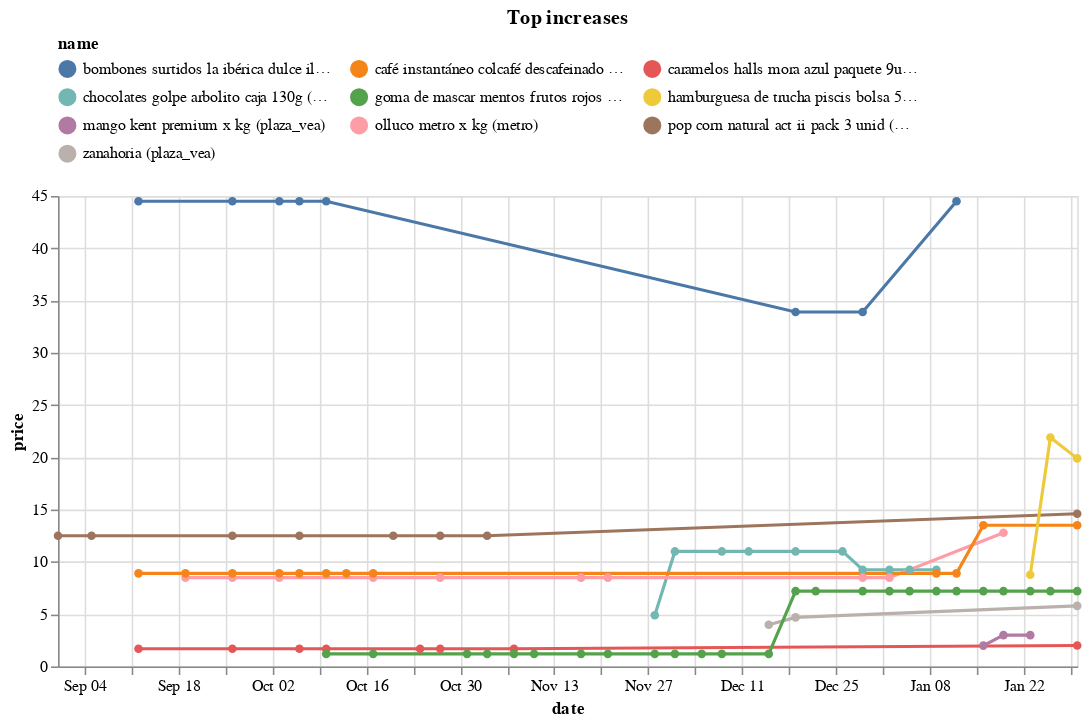

Notebook cell for this chart:
### Code cell
(top_changes
 .sort_values('change')
 .tail(10)
 .loc[:, ['store','sku']]
 .merge(df, on=['store','sku'])
 .pipe(alt.Chart)
 .mark_line(point=True)
 .encode(x='date', y='price', color='name', tooltip=['name','price'])
 .properties(width=650, title='Top increases')
 .configure_legend(orient='top', columns=3)
)

### Figure 1 — Vega-Lite specification as saved in the notebook (floating-point values rounded to 4 significant figures)
{"config": {"view": {"continuousWidth": 400, "continuousHeight": 300}, "legend": {"columns": 3, "orient": "top"}}, "data": {"name": "data-e1b3f0127f9b8ac216ab9cfe517a467c"}, "mark": {"type": "line", "point": true}, "encoding": {"color": {"field": "name", "type": "nominal"}, "tooltip": [{"field": "name", "type": "nominal"}, {"field": "price", "type": "quantitative"}], "x": {"field": "date", "type": "temporal"}, "y": {"field": "price", "type": "quantitative"}}, "title": "Top increases", "width": 650, "$schema": "https://vega.github.io/schema/vega-lite/v4.17.0.json", "datasets": {"data-e1b3f0127f9b8ac216ab9cfe517a467c": [{"store": "plaza_vea", "sku": 70461, "brand": "GOLPE", "uri": null, "name": "chocolates golpe arbolito caja 130g (plaza_vea)", "price": 9.25, "category": "https://www.plazavea.com.pe/abarrotes", "date": "2023-01-09T00:00:00"}, {"store": "plaza_vea", "sku": 70461, "brand": "GOLPE", "uri": null, "name": "chocolates golpe arbolito caja 130g (plaza_vea)", "price": 11.0, "category": "https://www.plazavea.com.pe/abarrotes", "date": "2022-12-01T00:00:00"}, {"store": "plaza_vea", "sku": 70461, "brand": "GOLPE", "uri": null, "name": "chocolates golpe arbolito caja 130g (plaza_vea)", "price": 11.0, "category": "https://www.plazavea.com.pe/abarrotes", "date": "2022-12-12T00:00:00"}, {"store": "plaza_vea", "sku": 70461, "brand": "GOLPE", "uri": null, "name": "chocolates golpe arbolito caja 130g (plaza_vea)", "price": 9.25, "category": "https://www.plazavea.com.pe/abarrotes", "date": "2022-12-29T00:00:00"}, {"store": "plaza_vea", "sku": 70461, "brand": "GOLPE", "uri": null, "name": "chocolates golpe arbolito caja 130g (plaza_vea)", "price": 9.25, "category": "https://www.plazavea.com.pe/abarrotes", "date": "2023-01-02T00:00:00"}, {"store": "plaza_vea", "sku": 70461, "brand": "GOLPE", "uri": null, "name": "chocolates golpe arbolito caja 130g (plaza_vea)", "price": 9.25, "category": "https://www.plazavea.com.pe/abarrotes", "date": "2023-01-05T00:00:00"}, {"store": "plaza_vea", "sku": 70461, "brand": "GOLPE", "uri": null, "name": "chocolates golpe arbolito caja 130g (plaza_vea)", "price": 4.9, "category": "https://www.plazavea.com.pe/abarrotes", "date": "2022-11-28T00:00:00"}, {"store": "plaza_vea", "sku": 70461, "brand": "GOLPE", "uri": null, "name": "chocolates golpe arbolito caja 130g (plaza_vea)", "price": 11.0, "category": "https://www.plazavea.com.pe/abarrotes", "date": "2022-12-19T00:00:00"}, {"store": "plaza_vea", "sku": 70461, "brand": "GOLPE", "uri": null, "name": "chocolates golpe arbolito caja 130g (plaza_vea)", "price": 11.0, "category": "https://www.plazavea.com.pe/abarrotes", "date": "2022-12-08T00:00:00"}, {"store": "plaza_vea", "sku": 70461, "brand": "GOLPE", "uri": null, "name": "chocolates golpe arbolito caja 130g (plaza_vea)", "price": 11.0, "category": "https://www.plazavea.com.pe/abarrotes", "date": "2022-12-26T00:00:00"}, {"store": "metro", "sku": 36741, "brand": "Metro", "uri": "https://www.metro.pe/olluco-metro-x-kg-72588/p", "name": "olluco metro x kg (metro)", "price": 8.49, "category": "https://www.metro.pe/frutas-y-verduras/verduras/tuberculos-y-raices", "date": "2022-09-26T00:00:00"}, {"store": "metro", "sku": 36741, "brand": "Metro", "uri": "https://www.metro.pe/olluco-metro-x-kg-72588/p", "name": "olluco metro x kg (metro)", "price": 8.49, "category": "https://www.metro.pe/frutas-y-verduras/verduras/tuberculos-y-raices", "date": "2022-10-27T00:00:00"}, {"store": "metro", "sku": 36741, "brand": "Metro", "uri": "https://www.metro.pe/olluco-metro-x-kg-72588/p", "name": "olluco metro x kg (metro)", "price": 12.79, "category": "https://www.metro.pe/frutas-y-verduras/verduras/tuberculos-y-raices", "date": "2023-01-19T00:00:00"}, {"store": "metro", "sku": 36741, "brand": "Metro", "uri": "https://www.metro.pe/olluco-metro-x-kg-72588/p", "name": "olluco metro x kg (metro)", "price": 8.49, "category": "https://www.metro.pe/frutas-y-verduras/verduras/tuberculos-y-raices", "date": "2022-12-29T00:00:00"}, {"store": "metro", "sku": 36741, "brand": "Metro", "uri": "https://www.metro.pe/olluco-metro-x-kg-72588/p", "name": "olluco metro x kg (metro)", "price": 8.49, "category": "https://www.metro.pe/frutas-y-verduras/verduras/tuberculos-y-raices", "date": "2023-01-02T00:00:00"}, {"store": "metro", "sku": 36741, "brand": "Metro", "uri": "https://www.metro.pe/olluco-metro-x-kg-72588/p", "name": "olluco metro x kg (metro)", "price": 8.49, "category": "https://www.metro.pe/frutas-y-verduras/verduras/tuberculos-y-raices", "date": "2022-10-03T00:00:00"}, {"store": "metro", "sku": 36741, "brand": "Metro", "uri": "https://www.metro.pe/olluco-metro-x-kg-72588/p", "name": "olluco metro x kg (metro)", "price": 8.49, "category": "https://www.metro.pe/frutas-y-verduras/verduras/tuberculos-y-raices", "date": "2022-09-19T00:00:00"}, {"store": "metro", "sku": 36741, "brand": "Metro", "uri": "https://www.metro.pe/olluco-metro-x-kg-72588/p", "name": "olluco metro x kg (metro)", "price": 8.49, "category": "https://www.metro.pe/frutas-y-verduras/verduras/tuberculos-y-raices", "date": "2022-10-17T00:00:00"}, {"store": "metro", "sku": 36741, "brand": "Metro", "uri": "https://www.metro.pe/olluco-metro-x-kg-72588/p", "name": "olluco metro x kg (metro)", "price": 8.49, "category": "https://www.metro.pe/frutas-y-verduras/verduras/tuberculos-y-raices", "date": "2022-11-21T00:00:00"}, {"store": "metro", "sku": 36741, "brand": "Metro", "uri": "https://www.metro.pe/olluco-metro-x-kg-72588/p", "name": "olluco metro x kg (metro)", "price": 8.49, "category": "https://www.metro.pe/frutas-y-verduras/verduras/tuberculos-y-raices", "date": "2022-11-17T00:00:00"}, {"store": "plaza_vea", "sku": 1139, "brand": "LA IBERICA", "uri": null, "name": "bombones surtidos la ibérica dulce ilusión caja 200g (plaza_vea)", "price": 44.5, "category": "https://www.plazavea.com.pe/abarrotes", "date": "2022-09-12T00:00:00"}, {"store": "plaza_vea", "sku": 1139, "brand": "LA IBERICA", "uri": null, "name": "bombones surtidos la ibérica dulce ilusión caja 200g (plaza_vea)", "price": 44.5, "category": "https://www.plazavea.com.pe/abarrotes", "date": "2022-10-06T00:00:00"}, {"store": "plaza_vea", "sku": 1139, "brand": "LA IBERICA", "uri": null, "name": "bombones surtidos la ibérica dulce ilusión caja 200g (plaza_vea)", "price": 44.5, "category": "https://www.plazavea.com.pe/abarrotes", "date": "2022-10-10T00:00:00"}, {"store": "plaza_vea", "sku": 1139, "brand": "LA IBERICA", "uri": null, "name": "bombones surtidos la ibérica dulce ilusión caja 200g (plaza_vea)", "price": 44.5, "category": "https://www.plazavea.com.pe/abarrotes", "date": "2022-09-26T00:00:00"}, {"store": "plaza_vea", "sku": 1139, "brand": "LA IBERICA", "uri": null, "name": "bombones surtidos la ibérica dulce ilusión caja 200g (plaza_vea)", "price": 33.9, "category": "https://www.plazavea.com.pe/abarrotes", "date": "2022-12-29T00:00:00"}, {"store": "plaza_vea", "sku": 1139, "brand": "LA IBERICA", "uri": null, "name": "bombones surtidos la ibérica dulce ilusión caja 200g (plaza_vea)", "price": 44.5, "category": "https://www.plazavea.com.pe/abarrotes", "date": "2022-10-03T00:00:00"}, {"store": "plaza_vea", "sku": 1139, "brand": "LA IBERICA", "uri": null, "name": "bombones surtidos la ibérica dulce ilusión caja 200g (plaza_vea)", "price": 44.5, "category": "https://www.plazavea.com.pe/abarrotes", "date": "2023-01-12T00:00:00"}, {"store": "plaza_vea", "sku": 1139, "brand": "LA IBERICA", "uri": null, "name": "bombones surtidos la ibérica dulce ilusión caja 200g (plaza_vea)", "price": 33.9, "category": "https://www.plazavea.com.pe/abarrotes", "date": "2022-12-19T00:00:00"}, {"store": "metro", "sku": 7036, "brand": "Act II", "uri": "https://www.metro.pe/pop-corn-natural-act-ii-pack-3-unid-49238001/p", "name": "pop corn natural act ii pack 3 unid (metro)", "price": 12.5, "category": "https://www.metro.pe/abarrotes/galletas-snacks-y-golosinas/piqueos", "date": "2022-09-26T00:00:00"}, {"store": "metro", "sku": 7036, "brand": "Act II", "uri": "https://www.metro.pe/pop-corn-natural-act-ii-pack-3-unid-49238001/p", "name": "pop corn natural act ii pack 3 unid (metro)", "price": 12.5, "category": "https://www.metro.pe/abarrotes/galletas-snacks-y-golosinas/piqueos", "date": "2022-10-20T00:00:00"}, {"store": "metro", "sku": 7036, "brand": "Act II", "uri": "https://www.metro.pe/pop-corn-natural-act-ii-pack-3-unid-49238001/p", "name": "pop corn natural act ii pack 3 unid (metro)", "price": 12.5, "category": "https://www.metro.pe/abarrotes/galletas-snacks-y-golosinas/piqueos", "date": "2022-10-27T00:00:00"}, {"store": "metro", "sku": 7036, "brand": "Act II", "uri": "https://www.metro.pe/pop-corn-natural-act-ii-pack-3-unid-49238001/p", "name": "pop corn natural act ii pack 3 unid (metro)", "price": 12.5, "category": "https://www.metro.pe/abarrotes/galletas-snacks-y-golosinas/piqueos", "date": "2022-08-31T00:00:00"}, {"store": "metro", "sku": 7036, "brand": "Act II", "uri": "https://www.metro.pe/pop-corn-natural-act-ii-pack-3-unid-49238001/p", "name": "pop corn natural act ii pack 3 unid (metro)", "price": 12.5, "category": "https://www.metro.pe/abarrotes/galletas-snacks-y-golosinas/piqueos", "date": "2022-09-05T00:00:00"}, {"store": "metro", "sku": 7036, "brand": "Act II", "uri": "https://www.metro.pe/pop-corn-natural-act-ii-pack-3-unid-49238001/p", "name": "pop corn natural act ii pack 3 unid (metro)", "price": 14.6, "category": "https://www.metro.pe/abarrotes/galletas-snacks-y-golosinas/piqueos", "date": "2023-01-30T00:00:00"}, {"store": "metro", "sku": 7036, "brand": "Act II", "uri": "https://www.metro.pe/pop-corn-natural-act-ii-pack-3-unid-49238001/p", "name": "pop corn natural act ii pack 3 unid (metro)", "price": 12.5, "category": "https://www.metro.pe/abarrotes/galletas-snacks-y-golosinas/piqueos", "date": "2022-10-06T00:00:00"}, {"store": "metro", "sku": 7036, "brand": "Act II", "uri": "https://www.metro.pe/pop-corn-natural-act-ii-pack-3-unid-49238001/p", "name": "pop corn natural act ii pack 3 unid (metro)", "price": 12.5, "category": "https://www.metro.pe/abarrotes/galletas-snacks-y-golosinas/piqueos", "date": "2022-11-03T00:00:00"}, {"store": "plaza_vea", "sku": 3724, "brand": "COLCAFE", "uri": "https://www.plazavea.com.pe/cafe-instantaneo-colcafe-descafeinado-frasco-50g/p", "name": "café instantáneo colcafé descafeinado frasco 50g (plaza_vea)", "price": 8.9, "category": "https://www.plazavea.com.pe/desayunos", "date": "2022-10-13T00:00:00"}, {"store": "plaza_vea", "sku": 3724, "brand": "COLCAFE", "uri": "https://www.plazavea.com.pe/cafe-instantaneo-colcafe-descafeinado-frasco-50g/p", "name": "café instantáneo colcafé descafeinado frasco 50g (plaza_vea)", "price": 8.9, "category": "https://www.plazavea.com.pe/desayunos", "date": "2022-09-12T00:00:00"}, {"store": "plaza_vea", "sku": 3724, "brand": "COLCAFE", "uri": "https://www.plazavea.com.pe/cafe-instantaneo-colcafe-descafeinado-frasco-50g/p", "name": "café instantáneo colcafé descafeinado frasco 50g (plaza_vea)", "price": 8.9, "category": "https://www.plazavea.com.pe/desayunos", "date": "2022-10-17T00:00:00"}, {"store": "plaza_vea", "sku": 3724, "brand": "COLCAFE", "uri": "https://www.plazavea.com.pe/cafe-instantaneo-colcafe-descafeinado-frasco-50g/p", "name": "café instantáneo colcafé descafeinado frasco 50g (plaza_vea)", "price": 8.9, "category": "https://www.plazavea.com.pe/desayunos", "date": "2022-10-06T00:00:00"}, {"store": "plaza_vea", "sku": 3724, "brand": "COLCAFE", "uri": "https://www.plazavea.com.pe/cafe-instantaneo-colcafe-descafeinado-frasco-50g/p", "name": "café instantáneo colcafé descafeinado frasco 50g (plaza_vea)", "price": 8.9, "category": "https://www.plazavea.com.pe/desayunos", "date": "2022-10-10T00:00:00"}, {"store": "plaza_vea", "sku": 3724, "brand": "COLCAFE", "uri": "https://www.plazavea.com.pe/cafe-instantaneo-colcafe-descafeinado-frasco-50g/p", "name": "café instantáneo colcafé descafeinado frasco 50g (plaza_vea)", "price": 8.9, "category": "https://www.plazavea.com.pe/desayunos", "date": "2022-09-26T00:00:00"}, {"store": "plaza_vea", "sku": 3724, "brand": "COLCAFE", "uri": "https://www.plazavea.com.pe/cafe-instantaneo-colcafe-descafeinado-frasco-50g/p", "name": "café instantáneo colcafé descafeinado frasco 50g (plaza_vea)", "price": 8.9, "category": "https://www.plazavea.com.pe/desayunos", "date": "2023-01-09T00:00:00"}, {"store": "plaza_vea", "sku": 3724, "brand": "COLCAFE", "uri": "https://www.plazavea.com.pe/cafe-instantaneo-colcafe-descafeinado-frasco-50g/p", "name": "café instantáneo colcafé descafeinado frasco 50g (plaza_vea)", "price": 8.9, "category": "https://www.plazavea.com.pe/desayunos", "date": "2022-09-19T00:00:00"}, {"store": "plaza_vea", "sku": 3724, "brand": "COLCAFE", "uri": "https://www.plazavea.com.pe/cafe-instantaneo-colcafe-descafeinado-frasco-50g/p", "name": "café instantáneo colcafé descafeinado frasco 50g (plaza_vea)", "price": 8.9, "category": "https://www.plazavea.com.pe/desayunos", "date": "2022-10-03T00:00:00"}, {"store": "plaza_vea", "sku": 3724, "brand": "COLCAFE", "uri": "https://www.plazavea.com.pe/cafe-instantaneo-colcafe-descafeinado-frasco-50g/p", "name": "café instantáneo colcafé descafeinado frasco 50g (plaza_vea)", "price": 8.9, "category": "https://www.plazavea.com.pe/desayunos", "date": "2023-01-12T00:00:00"}, {"store": "plaza_vea", "sku": 3724, "brand": "COLCAFE", "uri": "https://www.plazavea.com.pe/cafe-instantaneo-colcafe-descafeinado-frasco-50g/p", "name": "café instantáneo colcafé descafeinado frasco 50g (plaza_vea)", "price": 13.5, "category": "https://www.plazavea.com.pe/desayunos", "date": "2023-01-30T00:00:00"}, {"store": "plaza_vea", "sku": 3724, "brand": "COLCAFE", "uri": "https://www.plazavea.com.pe/cafe-instantaneo-colcafe-descafeinado-frasco-50g/p", "name": "café instantáneo colcafé descafeinado frasco 50g (plaza_vea)", "price": 13.5, "category": "https://www.plazavea.com.pe/desayunos", "date": "2023-01-16T00:00:00"}, {"store": "plaza_vea", "sku": 1108, "brand": "HALLS", "uri": null, "name": "caramelos halls mora azul paquete 9un (plaza_vea)", "price": 1.69, "category": "https://www.plazavea.com.pe/abarrotes", "date": "2022-10-27T00:00:00"}, {"store": "plaza_vea", "sku": 1108, "brand": "HALLS", "uri": null, "name": "caramelos halls mora azul paquete 9un (plaza_vea)", "price": 1.69, "category": "https://www.plazavea.com.pe/abarrotes", "date": "2022-09-12T00:00:00"}, {"store": "plaza_vea", "sku": 1108, "brand": "HALLS", "uri": null, "name": "caramelos halls mora azul paquete 9un (plaza_vea)", "price": 1.69, "category": "https://www.plazavea.com.pe/abarrotes", "date": "2022-10-06T00:00:00"}, {"store": "plaza_vea", "sku": 1108, "brand": "HALLS", "uri": null, "name": "caramelos halls mora azul paquete 9un (plaza_vea)", "price": 1.69, "category": "https://www.plazavea.com.pe/abarrotes", "date": "2022-10-10T00:00:00"}, {"store": "plaza_vea", "sku": 1108, "brand": "HALLS", "uri": null, "name": "caramelos halls mora azul paquete 9un (plaza_vea)", "price": 1.69, "category": "https://www.plazavea.com.pe/abarrotes", "date": "2022-09-26T00:00:00"}, {"store": "plaza_vea", "sku": 1108, "brand": "HALLS", "uri": null, "name": "caramelos halls mora azul paquete 9un (plaza_vea)", "price": 2.0, "category": "https://www.plazavea.com.pe/abarrotes", "date": "2023-01-30T00:00:00"}, {"store": "plaza_vea", "sku": 1108, "brand": "HALLS", "uri": null, "name": "caramelos halls mora azul paquete 9un (plaza_vea)", "price": 1.69, "category": "https://www.plazavea.com.pe/abarrotes", "date": "2022-11-07T00:00:00"}, {"store": "plaza_vea", "sku": 1108, "brand": "HALLS", "uri": null, "name": "caramelos halls mora azul paquete 9un (plaza_vea)", "price": 1.69, "category": "https://www.plazavea.com.pe/abarrotes", "date": "2022-10-24T00:00:00"}, {"store": "plaza_vea", "sku": 50027, "brand": "PLAZA VEA", "uri": "https://www.plazavea.com.pe/zanahoria-entera-prov/p", "name": "zanahoria (plaza_vea)", "price": 3.99, "category": "https://www.plazavea.com.pe/frutas-y-verduras", "date": "2022-12-15T00:00:00"}, {"store": "plaza_vea", "sku": 50027, "brand": "PLAZA VEA", "uri": "https://www.plazavea.com.pe/zanahoria-entera-prov/p", "name": "zanahoria (plaza_vea)", "price": 4.69, "category": "https://www.plazavea.com.pe/frutas-y-verduras", "date": "2022-12-19T00:00:00"}, {"store": "plaza_vea", "sku": 50027, "brand": "PLAZA VEA", "uri": "https://www.plazavea.com.pe/zanahoria-entera-prov/p", "name": "zanahoria (plaza_vea)", "price": 5.79, "category": "https://www.plazavea.com.pe/frutas-y-verduras", "date": "2023-01-30T00:00:00"}, {"store": "plaza_vea", "sku": 62784, "brand": "MENTOS", "uri": "https://www.plazavea.com.pe/chicle-con-centro-liquido-mentos-frutos-rojos-frasco-30g/p", "name": "goma de mascar mentos frutos rojos envase 30g (plaza_vea)", "price": 7.2, "category": "https://www.plazavea.com.pe/abarrotes", "date": "2022-12-22T00:00:00"}, {"store": "plaza_vea", "sku": 62784, "brand": "MENTOS", "uri": "https://www.plazavea.com.pe/chicle-con-centro-liquido-mentos-frutos-rojos-frasco-30g/p", "name": "goma de mascar mentos frutos rojos envase 30g (plaza_vea)", "price": 7.2, "category": "https://www.plazavea.com.pe/abarrotes", "date": "2023-01-26T00:00:00"}, {"store": "plaza_vea", "sku": 62784, "brand": "MENTOS", "uri": "https://www.plazavea.com.pe/chicle-con-centro-liquido-mentos-frutos-rojos-frasco-30g/p", "name": "goma de mascar mentos frutos rojos envase 30g (plaza_vea)", "price": 1.2, "category": "https://www.plazavea.com.pe/abarrotes", "date": "2022-10-17T00:00:00"}, {"store": "plaza_vea", "sku": 62784, "brand": "MENTOS", "uri": "https://www.plazavea.com.pe/chicle-con-centro-liquido-mentos-frutos-rojos-frasco-30g/p", "name": "goma de mascar mentos frutos rojos envase 30g (plaza_vea)", "price": 1.2, "category": "https://www.plazavea.com.pe/abarrotes", "date": "2022-10-10T00:00:00"}, {"store": "plaza_vea", "sku": 62784, "brand": "MENTOS", "uri": "https://www.plazavea.com.pe/chicle-con-centro-liquido-mentos-frutos-rojos-frasco-30g/p", "name": "goma de mascar mentos frutos rojos envase 30g (plaza_vea)", "price": 7.2, "category": "https://www.plazavea.com.pe/abarrotes", "date": "2023-01-09T00:00:00"}, {"store": "plaza_vea", "sku": 62784, "brand": "MENTOS", "uri": "https://www.plazavea.com.pe/chicle-con-centro-liquido-mentos-frutos-rojos-frasco-30g/p", "name": "goma de mascar mentos frutos rojos envase 30g (plaza_vea)", "price": 1.2, "category": "https://www.plazavea.com.pe/abarrotes", "date": "2022-12-01T00:00:00"}, {"store": "plaza_vea", "sku": 62784, "brand": "MENTOS", "uri": "https://www.plazavea.com.pe/chicle-con-centro-liquido-mentos-frutos-rojos-frasco-30g/p", "name": "goma de mascar mentos frutos rojos envase 30g (plaza_vea)", "price": 7.2, "category": "https://www.plazavea.com.pe/abarrotes", "date": "2022-12-29T00:00:00"}, {"store": "plaza_vea", "sku": 62784, "brand": "MENTOS", "uri": "https://www.plazavea.com.pe/chicle-con-centro-liquido-mentos-frutos-rojos-frasco-30g/p", "name": "goma de mascar mentos frutos rojos envase 30g (plaza_vea)", "price": 7.2, "category": "https://www.plazavea.com.pe/abarrotes", "date": "2023-01-02T00:00:00"}, {"store": "plaza_vea", "sku": 62784, "brand": "MENTOS", "uri": "https://www.plazavea.com.pe/chicle-con-centro-liquido-mentos-frutos-rojos-frasco-30g/p", "name": "goma de mascar mentos frutos rojos envase 30g (plaza_vea)", "price": 1.2, "category": "https://www.plazavea.com.pe/abarrotes", "date": "2022-12-15T00:00:00"}, {"store": "plaza_vea", "sku": 62784, "brand": "MENTOS", "uri": "https://www.plazavea.com.pe/chicle-con-centro-liquido-mentos-frutos-rojos-frasco-30g/p", "name": "goma de mascar mentos frutos rojos envase 30g (plaza_vea)", "price": 7.2, "category": "https://www.plazavea.com.pe/abarrotes", "date": "2023-01-12T00:00:00"}, {"store": "plaza_vea", "sku": 62784, "brand": "MENTOS", "uri": "https://www.plazavea.com.pe/chicle-con-centro-liquido-mentos-frutos-rojos-frasco-30g/p", "name": "goma de mascar mentos frutos rojos envase 30g (plaza_vea)", "price": 1.2, "category": "https://www.plazavea.com.pe/abarrotes", "date": "2022-12-05T00:00:00"}, {"store": "plaza_vea", "sku": 62784, "brand": "MENTOS", "uri": "https://www.plazavea.com.pe/chicle-con-centro-liquido-mentos-frutos-rojos-frasco-30g/p", "name": "goma de mascar mentos frutos rojos envase 30g (plaza_vea)", "price": 7.2, "category": "https://www.plazavea.com.pe/abarrotes", "date": "2023-01-05T00:00:00"}, {"store": "plaza_vea", "sku": 62784, "brand": "MENTOS", "uri": "https://www.plazavea.com.pe/chicle-con-centro-liquido-mentos-frutos-rojos-frasco-30g/p", "name": "goma de mascar mentos frutos rojos envase 30g (plaza_vea)", "price": 1.2, "category": "https://www.plazavea.com.pe/abarrotes", "date": "2022-11-10T00:00:00"}, {"store": "plaza_vea", "sku": 62784, "brand": "MENTOS", "uri": "https://www.plazavea.com.pe/chicle-con-centro-liquido-mentos-frutos-rojos-frasco-30g/p", "name": "goma de mascar mentos frutos rojos envase 30g (plaza_vea)", "price": 7.2, "category": "https://www.plazavea.com.pe/abarrotes", "date": "2023-01-23T00:00:00"}, {"store": "plaza_vea", "sku": 62784, "brand": "MENTOS", "uri": "https://www.plazavea.com.pe/chicle-con-centro-liquido-mentos-frutos-rojos-frasco-30g/p", "name": "goma de mascar mentos frutos rojos envase 30g (plaza_vea)", "price": 1.2, "category": "https://www.plazavea.com.pe/abarrotes", "date": "2022-10-31T00:00:00"}, {"store": "plaza_vea", "sku": 62784, "brand": "MENTOS", "uri": "https://www.plazavea.com.pe/chicle-con-centro-liquido-mentos-frutos-rojos-frasco-30g/p", "name": "goma de mascar mentos frutos rojos envase 30g (plaza_vea)", "price": 1.2, "category": "https://www.plazavea.com.pe/abarrotes", "date": "2022-11-28T00:00:00"}, {"store": "plaza_vea", "sku": 62784, "brand": "MENTOS", "uri": "https://www.plazavea.com.pe/chicle-con-centro-liquido-mentos-frutos-rojos-frasco-30g/p", "name": "goma de mascar mentos frutos rojos envase 30g (plaza_vea)", "price": 1.2, "category": "https://www.plazavea.com.pe/abarrotes", "date": "2022-11-17T00:00:00"}, {"store": "plaza_vea", "sku": 62784, "brand": "MENTOS", "uri": "https://www.plazavea.com.pe/chicle-con-centro-liquido-mentos-frutos-rojos-frasco-30g/p", "name": "goma de mascar mentos frutos rojos envase 30g (plaza_vea)", "price": 7.2, "category": "https://www.plazavea.com.pe/abarrotes", "date": "2022-12-19T00:00:00"}, {"store": "plaza_vea", "sku": 62784, "brand": "MENTOS", "uri": "https://www.plazavea.com.pe/chicle-con-centro-liquido-mentos-frutos-rojos-frasco-30g/p", "name": "goma de mascar mentos frutos rojos envase 30g (plaza_vea)", "price": 7.2, "category": "https://www.plazavea.com.pe/abarrotes", "date": "2023-01-30T00:00:00"}, {"store": "plaza_vea", "sku": 62784, "brand": "MENTOS", "uri": "https://www.plazavea.com.pe/chicle-con-centro-liquido-mentos-frutos-rojos-frasco-30g/p", "name": "goma de mascar mentos frutos rojos envase 30g (plaza_vea)", "price": 1.2, "category": "https://www.plazavea.com.pe/abarrotes", "date": "2022-11-07T00:00:00"}, {"store": "plaza_vea", "sku": 62784, "brand": "MENTOS", "uri": "https://www.plazavea.com.pe/chicle-con-centro-liquido-mentos-frutos-rojos-frasco-30g/p", "name": "goma de mascar mentos frutos rojos envase 30g (plaza_vea)", "price": 7.2, "category": "https://www.plazavea.com.pe/abarrotes", "date": "2023-01-16T00:00:00"}, {"store": "plaza_vea", "sku": 62784, "brand": "MENTOS", "uri": "https://www.plazavea.com.pe/chicle-con-centro-liquido-mentos-frutos-rojos-frasco-30g/p", "name": "goma de mascar mentos frutos rojos envase 30g (plaza_vea)", "price": 7.2, "category": "https://www.plazavea.com.pe/abarrotes", "date": "2023-01-19T00:00:00"}, {"store": "plaza_vea", "sku": 62784, "brand": "MENTOS", "uri": "https://www.plazavea.com.pe/chicle-con-centro-liquido-mentos-frutos-rojos-frasco-30g/p", "name": "goma de mascar mentos frutos rojos envase 30g (plaza_vea)", "price": 1.2, "category": "https://www.plazavea.com.pe/abarrotes", "date": "2022-12-08T00:00:00"}, {"store": "plaza_vea", "sku": 62784, "brand": "MENTOS", "uri": "https://www.plazavea.com.pe/chicle-con-centro-liquido-mentos-frutos-rojos-frasco-30g/p", "name": "goma de mascar mentos frutos rojos envase 30g (plaza_vea)", "price": 1.2, "category": "https://www.plazavea.com.pe/abarrotes", "date": "2022-11-03T00:00:00"}, {"store": "plaza_vea", "sku": 62784, "brand": "MENTOS", "uri": "https://www.plazavea.com.pe/chicle-con-centro-liquido-mentos-frutos-rojos-frasco-30g/p", "name": "goma de mascar mentos frutos rojos envase 30g (plaza_vea)", "price": 1.2, "category": "https://www.plazavea.com.pe/abarrotes", "date": "2022-11-21T00:00:00"}, {"store": "plaza_vea", "sku": 10772155, "brand": "PLAZA VEA", "uri": "https://www.plazavea.com.pe/mango-kent-premium/p", "name": "mango kent premium x kg (plaza_vea)", "price": 2.99, "category": "https://www.plazavea.com.pe/frutas-y-verduras", "date": "2023-01-23T00:00:00"}, {"store": "plaza_vea", "sku": 10772155, "brand": "PLAZA VEA", "uri": "https://www.plazavea.com.pe/mango-kent-premium/p", "name": "mango kent premium x kg (plaza_vea)", "price": 1.99, "category": "https://www.plazavea.com.pe/frutas-y-verduras", "date": "2023-01-16T00:00:00"}, {"store": "plaza_vea", "sku": 10772155, "brand": "PLAZA VEA", "uri": "https://www.plazavea.com.pe/mango-kent-premium/p", "name": "mango kent premium x kg (plaza_vea)", "price": 2.99, "category": "https://www.plazavea.com.pe/frutas-y-verduras", "date": "2023-01-19T00:00:00"}, {"store": "plaza_vea", "sku": 13447, "brand": "PISCIS", "uri": "https://www.plazavea.com.pe/hamburguesa-de-trucha-piscis-bolsa-500g/p", "name": "hamburguesa de trucha piscis bolsa 500g (plaza_vea)", "price": 21.9, "category": "https://www.plazavea.com.pe/congelados", "date": "2023-01-26T00:00:00"}, {"store": "plaza_vea", "sku": 13447, "brand": "PISCIS", "uri": "https://www.plazavea.com.pe/hamburguesa-de-trucha-piscis-bolsa-500g/p", "name": "hamburguesa de trucha piscis bolsa 500g (plaza_vea)", "price": 8.76, "category": "https://www.plazavea.com.pe/congelados", "date": "2023-01-23T00:00:00"}, {"store": "plaza_vea", "sku": 13447, "brand": "PISCIS", "uri": "https://www.plazavea.com.pe/hamburguesa-de-trucha-piscis-bolsa-500g/p", "name": "hamburguesa de trucha piscis bolsa 500g (plaza_vea)", "price": 19.9, "category": "https://www.plazavea.com.pe/congelados", "date": "2023-01-30T00:00:00"}]}}
